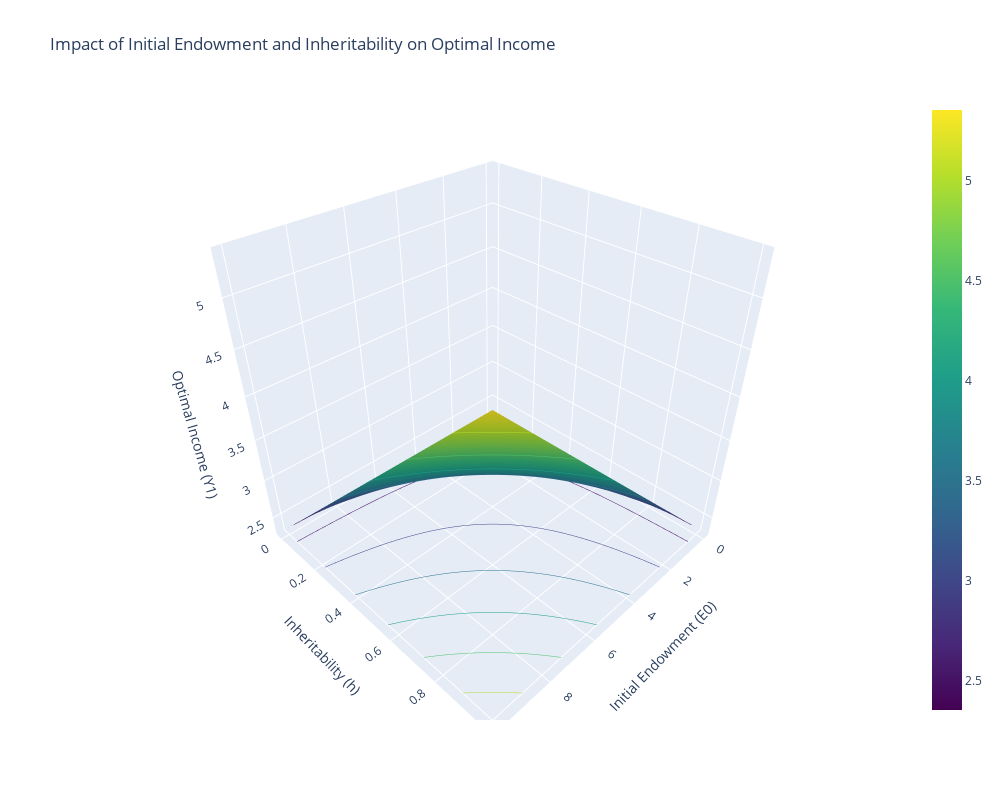

This figure's notebook cell:
### Code cell
# Initialize the model
model = BeckerTomesModelDebugged()

# Define ranges for Initial Endowment (E0) and Inheritability (h)
E0_values = np.linspace(0, 10, 50)  # Range of initial endowments
h_values = np.linspace(0, 1, 50)    # Range of inheritability values

# Prepare storage for computed Optimal Income (Y1)
Y1_values = np.zeros((len(h_values), len(E0_values)))

# Compute Y1 over grid of E0 and h
for j, E0 in enumerate(E0_values):
    for i, h in enumerate(h_values):
        model.par.h = h
        model.par.E0 = E0
        model.solve_continuous()
        if hasattr(model.sol, 'optimal_X'):
            E1 = model.endowment_production(E0)
            H1 = model.human_capital_production(model.sol.optimal_X, model.par.S0, E1)
            Y1 = model.calc_income(H1, model.par.I1)
            Y1_values[i, j] = Y1
        else:
            Y1_values[i, j] = np.nan  # Use NaN for cases where solution is not found

# Generate meshgrid for plotting
E0_mesh, h_mesh = np.meshgrid(E0_values, h_values)

# Create the 3D plot
fig = go.Figure(data=[go.Surface(
    x=E0_mesh, y=h_mesh, z=Y1_values,
    contours={
        'z': {
            'show': True,
            'usecolormap': True,
            'highlightcolor': "limegreen",
            'project_z': True
        }
    }
)])

# Update traces for aesthetics and hover information
fig.update_traces(
    colorscale="Viridis",
    hovertemplate="Initial Endowment (E0): %{x}<br>Inheritability (h): %{y}<br>Optimal Income (Y1): %{z}<extra></extra>"
)

# Configure the layout of the plot
fig.update_layout(
    scene=dict(
        xaxis=dict(title='Initial Endowment (E0)', showgrid=True),
        yaxis=dict(title='Inheritability (h)', showgrid=True),
        zaxis=dict(title='Optimal Income (Y1)', showgrid=True)
    ),
    title="Impact of Initial Endowment and Inheritability on Optimal Income",
    width=1000,
    height=800
)

fig.show()

### Figure 1 — Plotly figure (JSON) as saved in the notebook; plotly's stock layout.template omitted (floating-point values rounded to 4 significant figures; data arrays with more than 128 entries replaced by an {"elided": "..."} marker saying what was removed)
{"data": [{"colorscale": [[0, "#440154"], [0.1111, "#482878"], [0.2222, "#3e4989"], [0.3333, "#31688e"], [0.4444, "#26828e"], [0.5556, "#1f9e89"], [0.6667, "#35b779"], [0.7778, "#6ece58"], [0.8889, "#b5de2b"], [1, "#fde725"]], "contours": {"z": {"highlightcolor": "limegreen", "project": {"z": true}, "show": true, "usecolormap": true}}, "hovertemplate": "Initial Endowment (E0): %{x}<br>Inheritability (h): %{y}<br>Optimal Income (Y1): %{z}<extra></extra>", "type": "surface", "x": {"elided": "50x50 float values"}, "y": {"elided": "50x50 float values"}, "z": {"elided": "50x50 float values"}}], "layout": {"height": 800, "scene": {"xaxis": {"showgrid": true, "title": {"text": "Initial Endowment (E0)"}}, "yaxis": {"showgrid": true, "title": {"text": "Inheritability (h)"}}, "zaxis": {"showgrid": true, "title": {"text": "Optimal Income (Y1)"}}}, "title": {"text": "Impact of Initial Endowment and Inheritability on Optimal Income"}, "width": 1000}}
